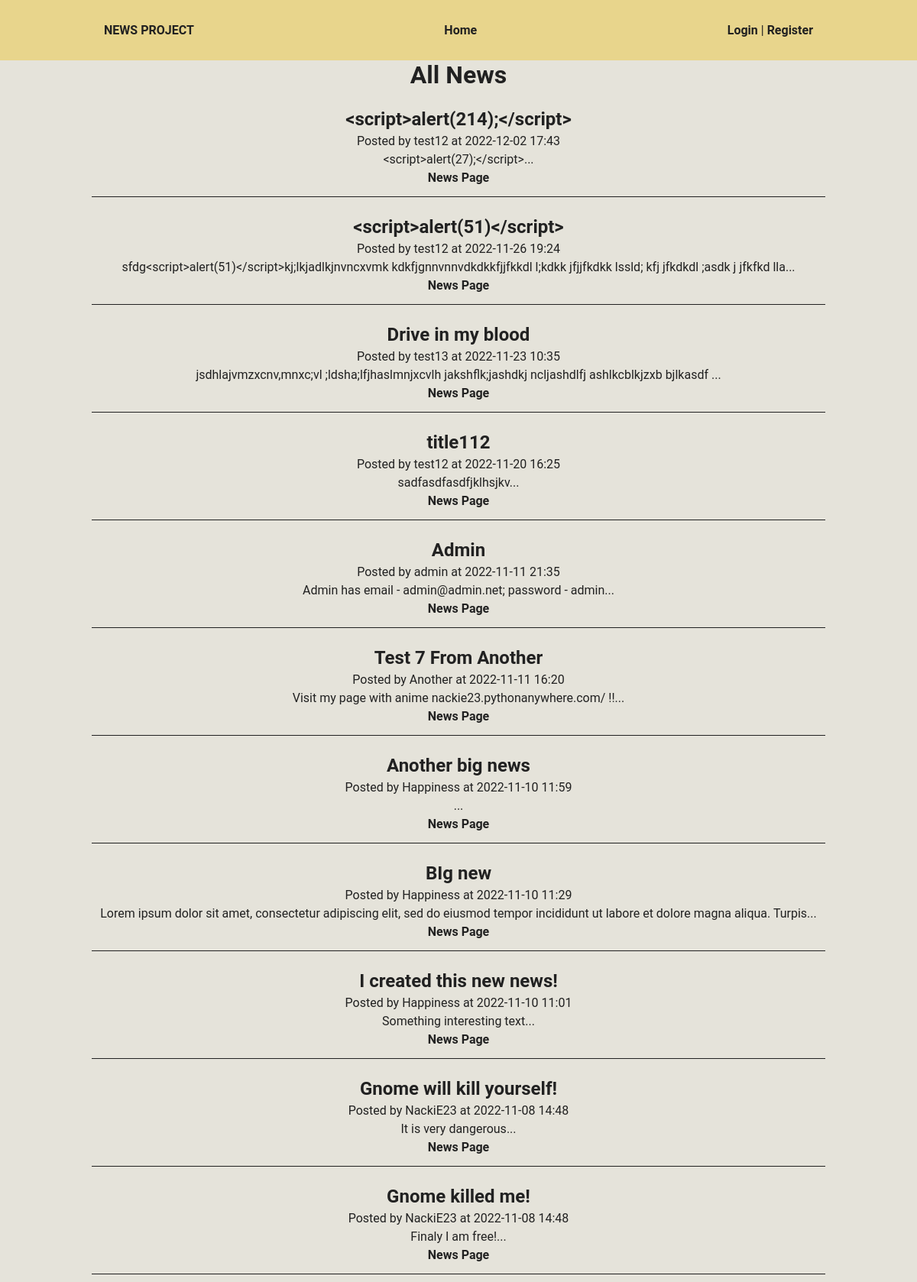
Before: / with the older database file.
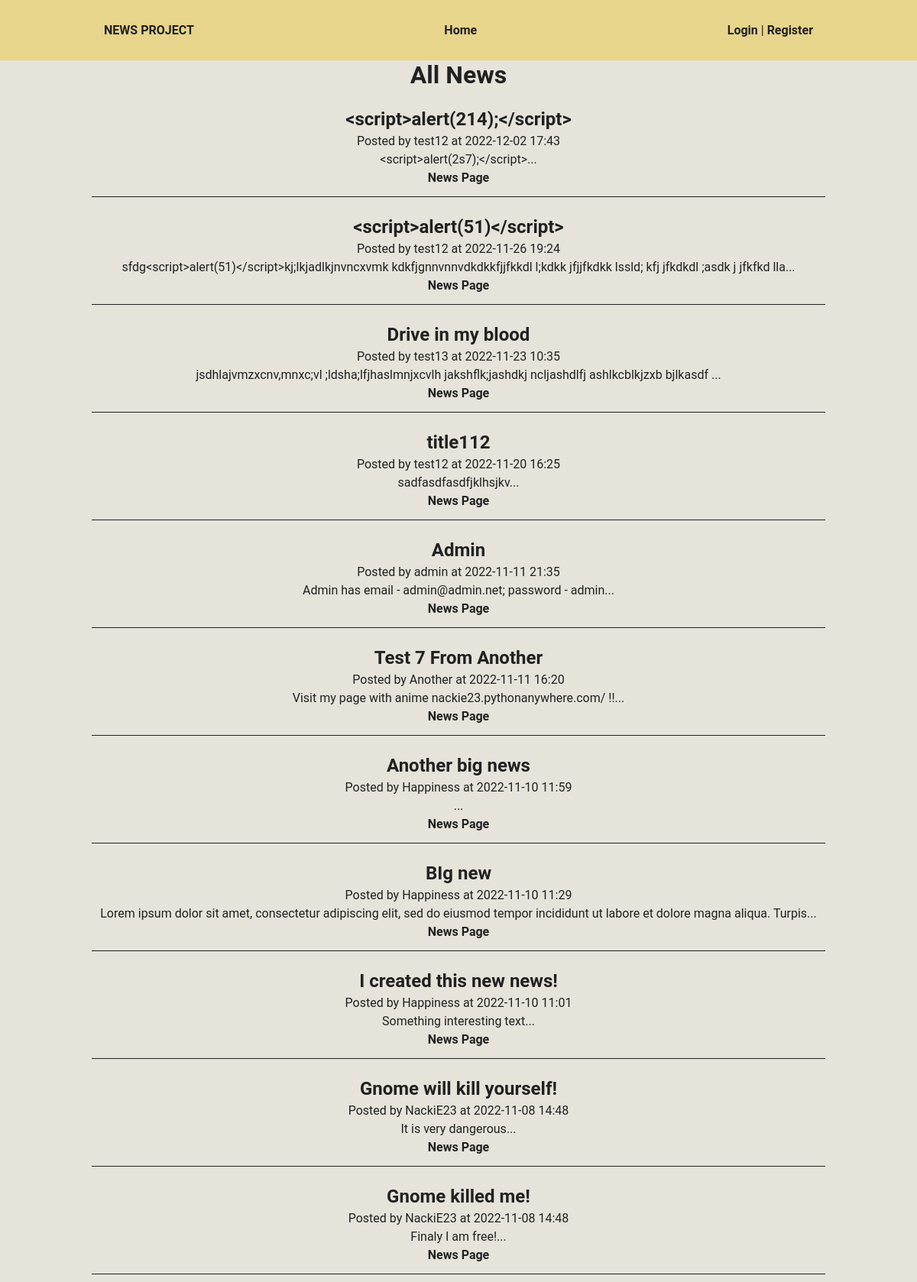
After: the same page with the newer database file.
### tables this page shows
CREATE TABLE news (
    id INTEGER PRIMARY KEY autoincrement, 
    created DATETIME,
    title TEXT NOT NULL, 
    main_text TEXT NOT NULL,
    user_id INTEGER NOT NULL,
    FOREIGN KEY(user_id) REFERENCES users(id)
  );

CREATE TABLE users (
    id INTEGER PRIMARY KEY autoincrement,
    email TEXT UNIQUE NOT NULL, 
    username TEXT NOT NULL, 
    password TEXT NOT NULL,
    is_admin BOOLEAN NOT NULL DEFAULT 0 CHECK (is_admin IN (0, 1))
  );

### views/pages/news_list.php (called while the page is built, shortened)
<?php
$news_array = News::all();
require 'views/templates/dafault_template.php';

### router/routes.php (called while the page is built, shortened)
<?php
Router::enable();

### index.php (called while the page is built, shortened)
<?php
require_once "router/routes.php";

### app/Controllers/News.php (called while the page is built, shortened)
<?php
class News {
    public static function all(): \SQLite3Result {
        $sql = "SELECT n.id, n.created, n.title, n.main_text, n.user_id, u.username
                FROM news n
                JOIN users u
                    ON n.user_id == u.id
                ORDER BY n.created DESC";
        return $GLOBALS['db']->query($sql);
    }
}

### views/templates/news_list.php (the view)
<h1>All News</h1>
<?php
while ($news = $news_array->fetchArray(SQLITE3_ASSOC)) {
    ?>
    <div class='news'>
        <div class='row'>
            <h2><?= htmlspecialchars($news['title']); ?></h2>
        </div>
        <div class='row'>
            <p>Posted by <?= htmlspecialchars($news['username']) ?> at <?= $news['created'] ?></p>
        </div>
        <div class='row'>
            <p><?= htmlspecialchars(substr($news['main_text'], 0, 130)) ?>...</p>
        </div>
        <div class='row'>
            <p>
                <a class='btn btn-secondary' href='/news?id=<?= $news['id'] ?>'>
                    News Page
                </a>
            </p>
        </div>
    </div>
    <?php
}
?>

### app/Services/Router.php (shortened to what this page needs)
<?php
class Router {
    private static $list = [];
    public static function route(string $uri, string $page_name, array $methods, string $name = null) {
        self::$list[] = [
            "uri" => $uri,
            "page" => $page_name,
            "methods" => $methods,
            "name" => $name
        ];
    }
    public static function enable() {
        $query = $_GET['q'];
        foreach(self::$list as $route) {
            if ($route['uri'] === '/' . $query) {
                if (in_array($_SERVER['REQUEST_METHOD'], $route['methods'])) {
                    require_once "views/pages/" . $route['page'] . ".php";
                    exit();
                } else {
                    break;
                }
            }
        }
    }
}

Changed rows visible on the page:
changed news "<script>alert(214);</script>": main_text "<script>alert(27);</script>" → "<script>alert(2s7);</script>"
